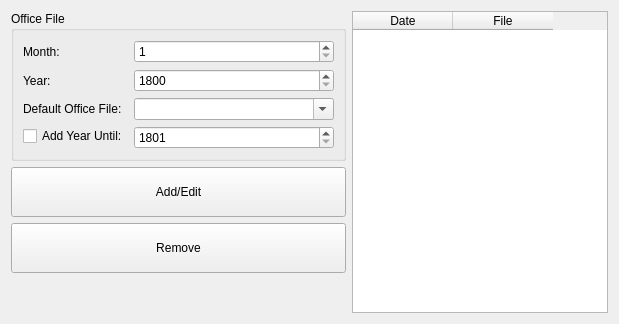
       <widget class="QWidget" name="Tab_Office">
        <attribute name="title">
         <string>Office</string>
        </attribute>
        <layout class="QGridLayout" name="gridLayout_7">
         <item row="0" column="0">
          <widget class="QGroupBox" name="groupBox_3">
           <property name="title">
            <string>Office File</string>
           </property>
           <layout class="QFormLayout" name="formLayout">
            <property name="fieldGrowthPolicy">
             <enum>QFormLayout::AllNonFixedFieldsGrow</enum>
            </property>
            <item row="0" column="0">
             <widget class="QLabel" name="label_4">
              <property name="text">
               <string>Month:</string>
              </property>
             </widget>
            </item>
            <item row="0" column="1">
             <widget class="QSpinBox" name="Spin_Office_Month">
              <property name="minimum">
               <number>1</number>
              </property>
              <property name="maximum">
               <number>12</number>
              </property>
             </widget>
            </item>
            <item row="1" column="0">
             <widget class="QLabel" name="label_6">
              <property name="text">
               <string>Year:</string>
              </property>
             </widget>
            </item>
            <item row="1" column="1">
             <widget class="QSpinBox" name="Spin_Office_Year">
              <property name="minimum">
               <number>1800</number>
              </property>
              <property name="maximum">
               <number>9999</number>
              </property>
             </widget>
            </item>
            <item row="2" column="0">
             <widget class="QLabel" name="label_9">
              <property name="text">
               <string>Default Office File:</string>
              </property>
             </widget>
            </item>
            <item row="2" column="1">
             <widget class="QComboBox" name="Combo_Office_File_Editable">
              <property name="sizePolicy">
               <sizepolicy hsizetype="Minimum" vsizetype="Fixed">
                <horstretch>0</horstretch>
                <verstretch>0</verstretch>
               </sizepolicy>
              </property>
              <property name="minimumSize">
               <size>
                <width>200</width>
                <height>0</height>
               </size>
              </property>
              <property name="editable">
               <bool>true</bool>
              </property>
             </widget>
            </item>
            <item row="3" column="0">
             <widget class="QCheckBox" name="checkbox_TE_OfficeYearlyAdd">
              <property name="text">
               <string>Add Year Until:</string>
              </property>
             </widget>
            </item>
            <item row="3" column="1">
             <widget class="QSpinBox" name="Spin_Office_YearAutoStop">
              <property name="minimum">
               <number>1801</number>
              </property>
              <property name="maximum">
               <number>9999</number>
              </property>
             </widget>
            </item>
           </layout>
          </widget>
         </item>
         <item row="2" column="0">
          <widget class="QPushButton" name="Button_Office_Remove">
           <property name="minimumSize">
            <size>
             <width>0</width>
             <height>50</height>
            </size>
           </property>
           <property name="text">
            <string>Remove</string>
           </property>
          </widget>
         </item>
         <item row="1" column="0">
          <widget class="QPushButton" name="Button_Office_AddEdit">
           <property name="minimumSize">
            <size>
             <width>0</width>
             <height>50</height>
            </size>
           </property>
           <property name="text">
            <string>Add/Edit</string>
           </property>
          </widget>
         </item>
         <item row="3" column="0">
          <spacer name="verticalSpacer_4">
           <property name="orientation">
            <enum>Qt::Vertical</enum>
           </property>
           <property name="sizeHint" stdset="0">
            <size>
             <width>20</width>
             <height>40</height>
            </size>
           </property>
          </spacer>
         </item>
         <item row="0" column="1" rowspan="4">
          <widget class="QTableWidget" name="Table_Office">
           <column>
            <property name="text">
             <string>Date</string>
            </property>
           </column>
           <column>
            <property name="text">
             <string>File</string>
            </property>
           </column>
          </widget>
         </item>
        </layout>
       </widget>
